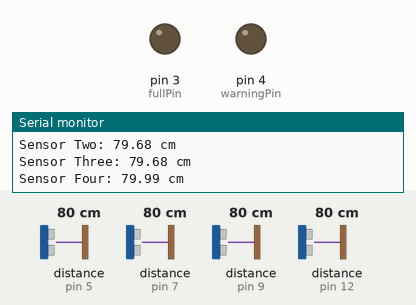
Recording of a sketch running on a simulated Arduino Uno, built with avr-gcc and run on an emulated ATmega328P. Shown: output pins drawn as LEDs (lit = HIGH), the last lines printed to the serial monitor. Wiring (inferred from the names in the program): 4 × ultrasonic range finder: trigger pin 6, echo pin 5 / trigger pin 8, echo pin 7 / trigger pin 10, echo pin 9 / trigger pin 11, echo pin 12. Dashed ring = blinking. The inputs (shaded band) are chosen by the test bench; at power-on: distance to the obstacle (sensors on pin 5, pin 9, pin 7, pin 12) 80 cm. The echo pulse lasts 58.3 µs per cm; pins used as bus, display or sensor lines are not drawn.

Above: at 2.8 s.
2.9 s: distance to the obstacle (sensor on pin 5) set to 28 cm
5.6 s: distance to the obstacle (sensor on pin 5) set to 23 cm
At 7.1 s:
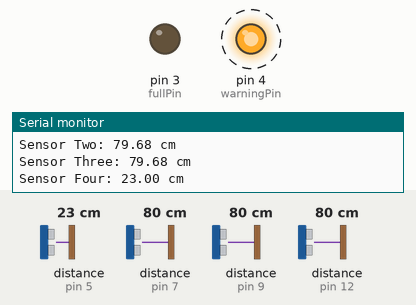
11.6 s: distance to the obstacle (sensor on pin 9) set to 12 cm
15.1 s: distance to the obstacle (sensor on pin 9) set to 9 cm
21.1 s: distance to the obstacle (sensor on pin 9) set to 18 cm
24.6 s: distance to the obstacle (sensor on pin 9) set to 2 cm
Timing chart, 0 to 30.9 s (numbered marks = the images above; inputs shaded):
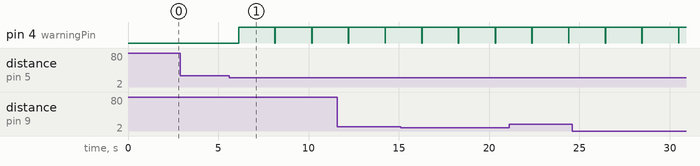

The sketch:

Ultrasonic_.ino
```cpp
//Team E-Waste ultrasonic sensor
//The purpose of this code is to take ultrasonic measurements and log
//the measurements into an array. Additionally, we will set a threshold
//to trigger the Arduino to illuminate an LED to indicate that
//the sensor is reading a simulated "full" collection bin.

#include "HX711.h"

// Sensor Pins
const int trigPin1 = 11;
const int echoPin1 = 12;
const int trigPin2 = 10;
const int echoPin2 = 9;
const int trigPin3 = 8;
const int echoPin3 = 7;
const int trigPin4 = 6;
const int echoPin4 = 5;

// LED Pins
const int fullPin = 3;
const int warningPin = 4;

// Variables
float duration;
float distance;
const int numReadings = 20;
float distanceReadings[numReadings];
int readingIndex = 0;

void setup() {
  pinMode(trigPin1, OUTPUT);
  pinMode(echoPin1, INPUT);
  pinMode(trigPin2, OUTPUT);
  pinMode(echoPin2, INPUT);
  pinMode(trigPin3, OUTPUT);
  pinMode(echoPin3, INPUT);
  pinMode(trigPin4, OUTPUT);
  pinMode(echoPin4, INPUT);
  pinMode(fullPin, OUTPUT);
  pinMode(warningPin, OUTPUT);

  Serial.begin(9600);
}

void loop() {
  // Cycle through sensors using a for loop
  for (int i = 1; i <= 4; i++) {
    float distance = getUltrasonicDistance(i);

    if (distance != -1) {
      Serial.print("Sensor ");
      if (i == 1) {Serial.print("One: ");}
      else if (i == 2) {Serial.print("Two: ");}
      else if (i == 3) {Serial.print("Three: ");}
      else if (i == 4) {Serial.print("Four: ");}
      Serial.print(distance);
      Serial.println(" cm");

      // LED alert system
      if (distance <= 25 && distance > 10) {
        digitalWrite(warningPin, HIGH);
      } else {
        digitalWrite(warningPin, LOW);
      }

      if (distance <= 10) {
        digitalWrite(fullPin, HIGH);
      } else {
        digitalWrite(fullPin, LOW);
      }
    }
  }

  delay(2000); // Wait before next cycle
}

float getUltrasonicDistance(int sensorNumber) {
  int trigPin = 0;
  int echoPin = 0;

  // Pin selection using sensorNumber
  if (sensorNumber == 1) {
    trigPin = trigPin1;
    echoPin = echoPin1;
  } else if (sensorNumber == 2) {
    trigPin = trigPin2;
    echoPin = echoPin2;
  } else if (sensorNumber == 3) {
    trigPin = trigPin3;
    echoPin = echoPin3;
  } else if (sensorNumber == 4) {
    trigPin = trigPin4;
    echoPin = echoPin4;
  } else {
    Serial.println("Invalid sensor number.");
    return -1;
  }

  // Ultrasonic measurement
  digitalWrite(trigPin, LOW);
  delayMicroseconds(2);
  digitalWrite(trigPin, HIGH);
  delayMicroseconds(10);
  digitalWrite(trigPin, LOW);

  duration = pulseIn(echoPin, HIGH);

  // Calculate distance using speed of sound
  distance = (duration * 0.0343) / 2;

  return distance;
}
```

Measured:
- the behaviour switches between 26 and 25 cm on distance to the obstacle (sensor on pin 5) (found by bisection; images 0 and 1)
- after the input at 5.6 s, pin 4 (warningPin): alternates HIGH for 2.0 s and LOW for 0.03 s, starting after 0.53 s
